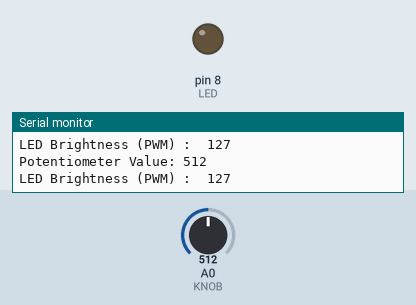
Bench run of a sketch on a simulated Arduino Uno, built with avr-gcc and run on an emulated ATmega328P. Shown: output pins drawn as LEDs (lit = HIGH), the last lines printed to the serial monitor. The test bench sets the inputs (shaded band); at power-on: A0 (KNOB) = 512.

Above: at 1.8 s.
1.9 s: A0 (KNOB) set to 524
At 3.1 s:
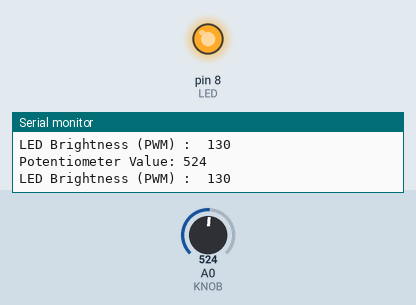
3.5 s: A0 (KNOB) set to 511
At 4.7 s:
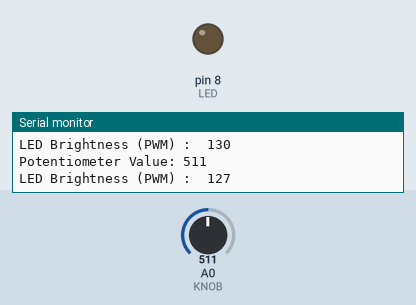
5.5 s: A0 (KNOB) set to 716
At 6.3 s:
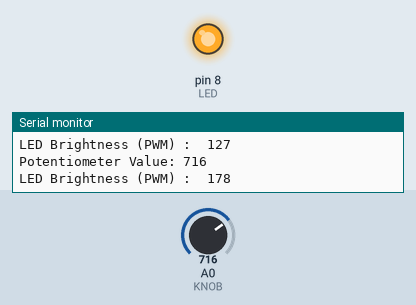
Timing chart, 0 to 8.5 s (numbered marks = the images above; inputs shaded):
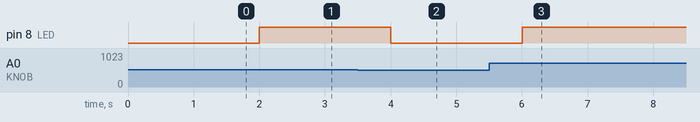

The sketch:

practical_9_part_B.ino
```cpp
// C++ code
//
#define LED 8
#define KNOB A0

void setup()
{
  pinMode(LED, OUTPUT);
  Serial.begin(9600);
}

void loop()
{
  int val = analogRead(KNOB);
  int ledPower = map(val, 0, 1023, 0 , 255);
  Serial.print("Potentiometer Value: ");
  Serial.println(val);
  Serial.print("LED Brightness (PWM) :  ");
  Serial.println(ledPower);
  analogWrite(LED, ledPower);
  delay(1000);
}
```

Measured:
- the behaviour switches between 513 and 514 on A0 (KNOB) (found by bisection; images 0 and 1)
- after the input at 1.9 s, pin 8 (LED): LOW → HIGH after 0.10 s
- after the input at 3.5 s, pin 8 (LED): HIGH → LOW after 0.50 s
- after the input at 5.5 s, pin 8 (LED): LOW → HIGH after 0.51 s
